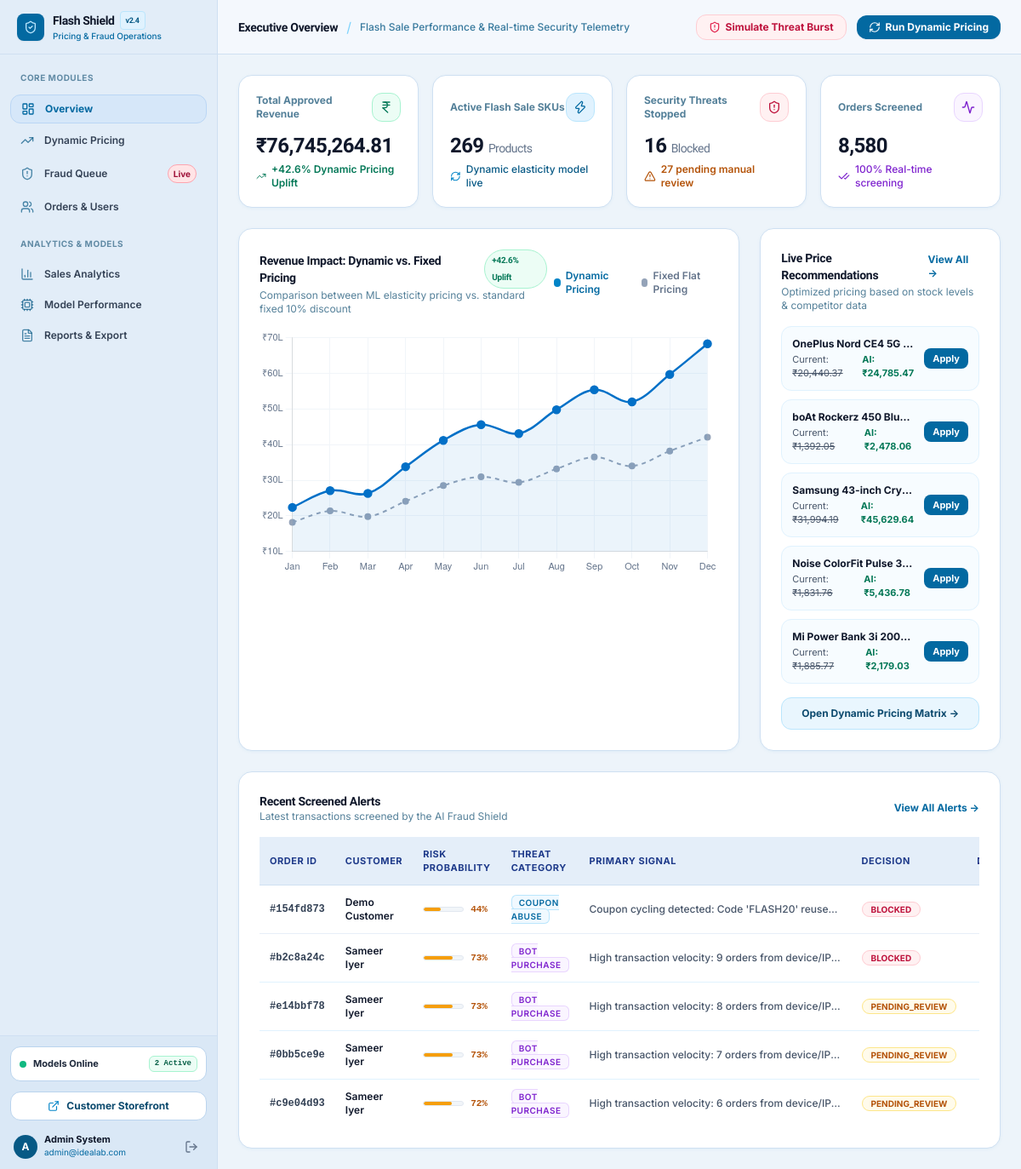
The app's page /admin/, older data.
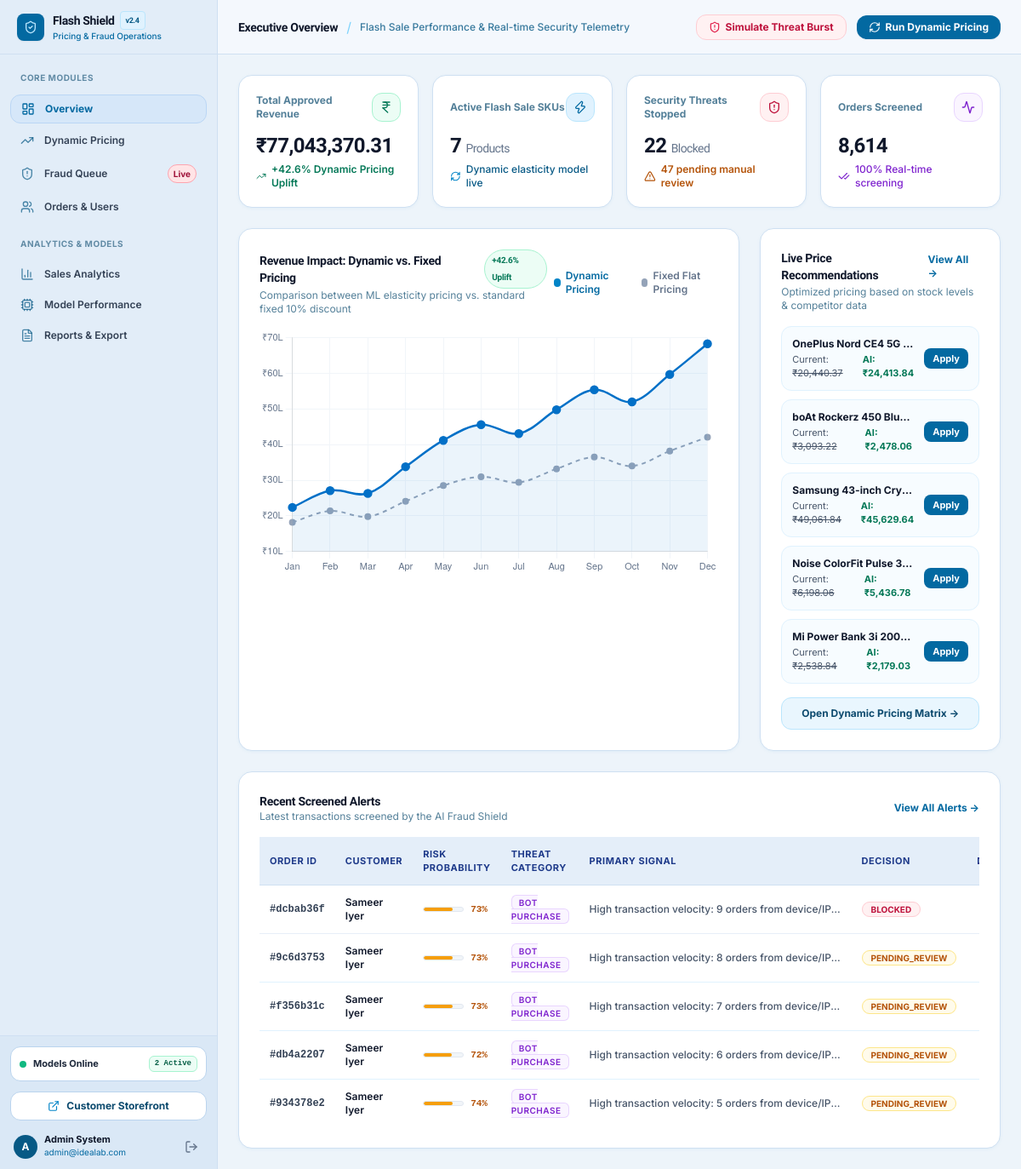
The same page, newer data.
### app/models.py (models this page shows, shortened)
class Product(db.Model):
    __tablename__ = 'products'
    id = db.Column(db.String(64), primary_key=True, default=generate_uuid)
    name = db.Column(db.String(255), nullable=False)
    category = db.Column(db.String(100), nullable=False)
    base_price = db.Column(db.Float, nullable=False)
    cost_price = db.Column(db.Float, nullable=False)
    current_price = db.Column(db.Float, nullable=False)
    stock_quantity = db.Column(db.Integer, nullable=False, default=100)
    popularity_score = db.Column(db.Float, nullable=False, default=0.5)
    created_at = db.Column(db.String(50), nullable=True)
    orders = db.relationship('Order', backref='product', lazy='dynamic')
    competitor_prices = db.relationship('CompetitorPrice', backref='product', lazy='dynamic')
    price_logs = db.relationship('PriceLog', backref='product', lazy='dynamic', order_by='PriceLog.timestamp.desc()')

class FraudAlert(db.Model):
    __tablename__ = 'fraud_alerts'
    id = db.Column(db.String(64), primary_key=True, default=generate_uuid)
    order_id = db.Column(db.String(64), db.ForeignKey('orders.id'), nullable=False)
    risk_score = db.Column(db.Float, nullable=False) # 0.0 to 1.0
    fraud_type = db.Column(db.String(100), nullable=False) # bot_purchase, fake_account, coupon_abuse, none
    signals_json = db.Column(db.Text, nullable=False) # JSON array of explainable signal strings
    decision = db.Column(db.String(50), nullable=False, default='PENDING_REVIEW') # APPROVED, BLOCKED, PENDING_REVIEW
    created_at = db.Column(db.DateTime, default=datetime.utcnow)
    def to_dict(self):
        import json
        signals = []
        try:
            signals = json.loads(self.signals_json)
        except Exception:
            signals = [self.signals_json]
        return {
            'id': self.id,
            'order_id': self.order_id,
            'order': self.order.to_dict() if self.order else None,
            'risk_score': round(self.risk_score, 3),
            'fraud_type': self.fraud_type,
            'signals': signals,
            'decision': self.decision,
            'created_at': self.created_at.strftime('%Y-%m-%d %H:%M:%S') if self.created_at else ''
        }

class Customer(UserMixin, db.Model):
    __tablename__ = 'customers'
    id = db.Column(db.String(64), primary_key=True, default=generate_uuid)
    name = db.Column(db.String(255), nullable=False)
    email = db.Column(db.String(255), unique=True, nullable=False)
    password_hash = db.Column(db.String(255), nullable=True)
    signup_date = db.Column(db.String(50), nullable=True)
    device_id = db.Column(db.String(255), nullable=True)
    ip_address = db.Column(db.String(100), nullable=True)
    account_age_days = db.Column(db.Integer, nullable=False, default=30)
    orders = db.relationship('Order', backref='customer', lazy='dynamic', order_by='Order.order_timestamp.desc()')

### app/dashboard/routes.py (the view)
@dashboard_bp.route('/')
def overview():
    total_sales = db.session.query(db.func.sum(Order.price_paid)).filter(Order.status == 'APPROVED').scalar() or 0.0
    total_orders = Order.query.count()
    active_flash_sales = Product.query.filter(Product.current_price < Product.base_price).count()
    total_fraud_alerts = FraudAlert.query.count()
    pending_alerts = FraudAlert.query.filter_by(decision='PENDING_REVIEW').count()
    blocked_orders = Order.query.filter_by(status='BLOCKED').count()
    recent_alerts = FraudAlert.query.order_by(FraudAlert.created_at.desc()).limit(5).all()
    sample_products = Product.query.limit(5).all()
    sample_recs = [pricing_engine.recommend_price(p) for p in sample_products]
    return render_template(
        'admin/overview.html',
        total_sales=total_sales,
        total_orders=total_orders,
        active_flash_sales=active_flash_sales,
        total_fraud_alerts=total_fraud_alerts,
        pending_alerts=pending_alerts,
        blocked_orders=blocked_orders,
        recent_alerts=recent_alerts,
        sample_recs=sample_recs
    )

### app/dashboard/routes.py (called while the page is built)
@dashboard_bp.before_request
def require_admin():
    if request.endpoint != 'auth.admin_login' and not session.get('is_admin'):
        pass

### app/templates/admin/overview.html (shortened to what the changed rows need)
{% extends "admin/layout.html" %}
{% block admin_title %}Executive Overview{% endblock %}
{% block admin_content %}
<div class="grid grid-cols-1 sm:grid-cols-2 lg:grid-cols-4 gap-4">
  <div class="p-5 admin-card flex flex-col justify-between">
    <div class="mt-3">
      <div class="text-2xl font-bold font-display text-slate-900 tracking-tight">{{ total_sales | currency }}</div>
      <div class="mt-1 flex items-center gap-1.5 text-xs text-emerald-700 font-semibold">
        <i data-lucide="trending-up" class="w-3.5 h-3.5"></i>
        <span>+42.6% Dynamic Pricing Uplift</span>
      </div>
    </div>
  </div>
  <div class="p-5 admin-card flex flex-col justify-between">
    <div class="mt-3">
      <div class="text-2xl font-bold font-display text-slate-900 tracking-tight">{{ active_flash_sales }} <span class="text-sm font-normal text-slate-500">Products</span></div>
      <div class="mt-1 flex items-center gap-1.5 text-xs text-sky-800 font-medium">
        <i data-lucide="refresh-cw" class="w-3.5 h-3.5 text-sky-600"></i>
        <span>Dynamic elasticity model live</span>
      </div>
    </div>
  </div>
  <div class="p-5 admin-card flex flex-col justify-between">
    <div class="mt-3">
      <div class="text-2xl font-bold font-display text-slate-900 tracking-tight">{{ blocked_orders }} <span class="text-sm font-normal text-slate-500">Blocked</span></div>
      <div class="mt-1 flex items-center gap-1.5 text-xs text-amber-700 font-semibold">
        <i data-lucide="alert-triangle" class="w-3.5 h-3.5"></i>
        <span>{{ pending_alerts }} pending manual review</span>
      </div>
    </div>
  </div>
  <div class="p-5 admin-card flex flex-col justify-between">
    <div class="mt-3">
      <div class="text-2xl font-bold font-display text-slate-900 tracking-tight">{{ "{:,}".format(total_orders) }}</div>
      <div class="mt-1 flex items-center gap-1.5 text-xs text-purple-700 font-medium">
        <i data-lucide="check-check" class="w-3.5 h-3.5"></i>
        <span>100% Real-time screening</span>
      </div>
    </div>
  </div>
</div>
<div class="grid grid-cols-1 lg:grid-cols-3 gap-6">
  <div class="p-6 admin-card space-y-4 flex flex-col justify-between">
    <div>
      <div class="mt-4 space-y-2.5">
        {% for rec in sample_recs %}
          <div class="p-3 rounded-xl bg-sky-50/50 border border-sky-100 hover:border-sky-200 transition-all flex items-center justify-between gap-3 text-xs">
            <div class="min-w-0">
              <div class="font-bold text-slate-900 truncate">{{ rec.product_name }}</div>
              <div class="text-[11px] text-slate-600 flex items-center gap-2 mt-0.5">
                <span>Current: <span class="line-through">{{ rec.current_price | currency }}</span></span>
                <span class="text-emerald-700 font-bold">AI: {{ rec.recommended_price | currency }}</span>
              </div>
            </div>
            <button onclick="quickApplyPrice('{{ rec.product_id }}', {{ rec.recommended_price }})"
              class="flex-shrink-0 px-2.5 py-1 rounded-lg bg-sky-700 hover:bg-sky-800 text-white text-[11px] font-bold transition-all shadow-xs">
              Apply
            </button>
          </div>
        {% endfor %}
      </div>
    </div>
  </div>
</div>
<div class="p-6 admin-card space-y-4">
  <div class="overflow-x-auto">
    <table class="w-full text-left text-xs">
      <thead>
        <tr class="admin-table-header">
          <th class="py-3 px-3">Order ID</th>
          <th class="py-3 px-3">Customer</th>
          <th class="py-3 px-3">Risk Probability</th>
          <th class="py-3 px-3">Threat Category</th>
          <th class="py-3 px-3">Primary Signal</th>
          <th class="py-3 px-3">Decision</th>
          <th class="py-3 px-3 text-right">Details</th>
        </tr>
      </thead>
      <tbody class="divide-y divide-sky-100 font-medium">
        {% for alert in recent_alerts %}
          <tr class="admin-table-row">
            <td class="py-3 px-3 font-mono text-slate-700 font-semibold">#{{ alert.order_id[:8] }}</td>
            <td class="py-3 px-3 text-slate-900 font-semibold">
              {{ alert.order.customer.name if alert.order and alert.order.customer else 'Guest Device' }}
            </td>
            <td class="py-3 px-3">
              <div class="flex items-center gap-2">
                <div class="w-12 bg-slate-100 h-1.5 rounded-full overflow-hidden border border-slate-200">
                  <div class="h-full rounded-full {% if alert.risk_score >= 0.8 %}bg-rose-500{% elif alert.risk_score >= 0.4 %}bg-amber-500{% else %}bg-emerald-500{% endif %}" style="width: {{ alert.risk_score * 100 }}%"></div>
                </div>
                <span class="font-mono text-[11px] font-bold {% if alert.risk_score >= 0.8 %}text-rose-700{% elif alert.risk_score >= 0.4 %}text-amber-700{% else %}text-emerald-700{% endif %}">
                  {{ "%.0f"|format(alert.risk_score * 100) }}%
                </span>
              </div>
            </td>
            <td class="py-3 px-3">
              <span class="px-2 py-0.5 rounded-md text-[10px] font-semibold uppercase tracking-wider
                {% if alert.fraud_type == 'bot_purchase' %} bg-purple-50 text-purple-700 border border-purple-200
                {% elif alert.fraud_type == 'fake_account' %} bg-amber-50 text-amber-700 border border-amber-200
                {% elif alert.fraud_type == 'coupon_abuse' %} bg-sky-50 text-sky-700 border border-sky-200
                {% else %} bg-slate-100 text-slate-600 border border-slate-200 {% endif %}">
                {{ alert.fraud_type.replace('_', ' ') }}
              </span>
            </td>
            <td class="py-3 px-3 text-slate-600 max-w-xs truncate">
              {% set sigs = alert.to_dict().signals %}
              {{ sigs[0] if sigs else 'Standard behavior' }}
            </td>
            <td class="py-3 px-3">
              <span class="px-2.5 py-0.5 rounded-full text-[10px] font-bold border
                {% if alert.decision == 'BLOCKED' %} bg-rose-50 text-rose-700 border-rose-200
                {% elif alert.decision == 'PENDING_REVIEW' %} bg-amber-50 text-amber-700 border-amber-200
                {% else %} bg-emerald-50 text-emerald-700 border-emerald-200 {% endif %}">
                {{ alert.decision }}
              </span>
            </td>
            <td class="py-3 px-3 text-right">
            </td>
          </tr>
        {% endfor %}
      </tbody>
    </table>
  </div>
</div>
{% endblock %}

Row changes from the older to the newer data that the page shows:
no longer on this page (row unchanged): FraudAlert: order_id "154fd873", order.customer "Demo Customer", alert.risk_score*100 "44", fraud_type.replace "COUPON ABUSE", sigs "Coupon cycling detected: Code 'FLASH20' reuse…", decision "BLOCKED"
no longer on this page (row unchanged): FraudAlert: order_id "b2c8a24c", order.customer "Sameer Iyer", alert.risk_score*100 "73", fraud_type.replace "BOT PURCHASE", sigs "High transaction velocity: 9 orders from device/IP…", decision "BLOCKED"
no longer on this page (row unchanged): FraudAlert: order_id "e14bbf78", order.customer "Sameer Iyer", alert.risk_score*100 "73", fraud_type.replace "BOT PURCHASE", sigs "High transaction velocity: 8 orders from device/IP…", decision "PENDING_REVIEW"
no longer on this page (row unchanged): FraudAlert: order_id "0bb5ce9e", order.customer "Sameer Iyer", alert.risk_score*100 "73", fraud_type.replace "BOT PURCHASE", sigs "High transaction velocity: 7 orders from device/IP…", decision "PENDING_REVIEW"
no longer on this page (row unchanged): FraudAlert: order_id "c9e04d93", order.customer "Sameer Iyer", alert.risk_score*100 "72", fraud_type.replace "BOT PURCHASE", sigs "High transaction velocity: 6 orders from device/IP…", decision "PENDING_REVIEW"
computed for Product "OnePlus Nord CE4 5G…": recommended_price "₹24,785.47" → "₹24,413.84"
changed Product "boAt Rockerz 450 Blu…": current_price "₹1,392.05" → "₹3,093.22"
changed Product "Samsung 43-inch Cry…": current_price "₹31,994.19" → "₹49,061.84"
changed Product "Noise ColorFit Pulse 3…": current_price "₹1,831.76" → "₹6,198.06"
changed Product "Mi Power Bank 3i 200…": current_price "₹1,885.77" → "₹2,538.84"
added FraudAlert: order_id "dcbab36f", order.customer "Sameer Iyer", alert.risk_score*100 "73", fraud_type.replace "BOT PURCHASE", sigs "High transaction velocity: 9 orders from device/IP…", decision "BLOCKED"
added FraudAlert: order_id "9c6d3753", order.customer "Sameer Iyer", alert.risk_score*100 "73", fraud_type.replace "BOT PURCHASE", sigs "High transaction velocity: 8 orders from device/IP…", decision "PENDING_REVIEW"
added FraudAlert: order_id "f356b31c", order.customer "Sameer Iyer", alert.risk_score*100 "73", fraud_type.replace "BOT PURCHASE", sigs "High transaction velocity: 7 orders from device/IP…", decision "PENDING_REVIEW"
added FraudAlert: order_id "db4a2207", order.customer "Sameer Iyer", alert.risk_score*100 "72", fraud_type.replace "BOT PURCHASE", sigs "High transaction velocity: 6 orders from device/IP…", decision "PENDING_REVIEW"
added FraudAlert: order_id "934378e2", order.customer "Sameer Iyer", alert.risk_score*100 "74", fraud_type.replace "BOT PURCHASE", sigs "High transaction velocity: 5 orders from device/IP…", decision "PENDING_REVIEW"
Text that changed along with them:
{{ total_sales | currency }}: "₹76,745,264.81" → "₹77,043,370.31"
{{ active_flash_sales }}: "269" → "7"
{{ blocked_orders }}: "16" → "22"
{{ pending_alerts }}: "27" → "47"
{{ "{:,}".format(total_orders) }}: "8,580" → "8,614"
